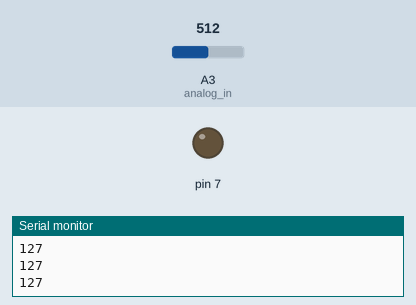
Recording of a sketch running on a simulated Arduino Uno, built for the host (arithmetic inside an expression is 32-bit, double 64-bit). Shown: output pins drawn as LEDs (lit = HIGH), the last lines printed to the serial monitor. Inputs (shaded band) come from the test bench; at power-on: A3 (analog_in) = 512.

Above: at 1.2 s.
1.3 s: A3 (analog_in) set to 530
At 1.6 s:
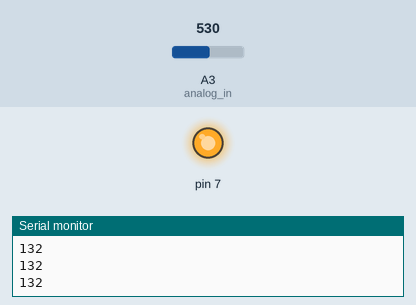
2.8 s: A3 (analog_in) set to 511
At 4.0 s:
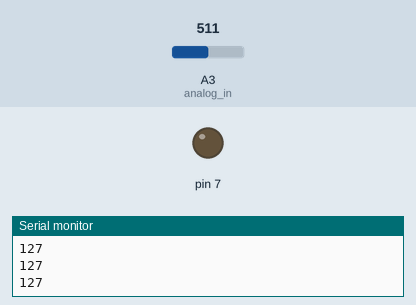
4.3 s: A3 (analog_in) set to 716
At 5.3 s:
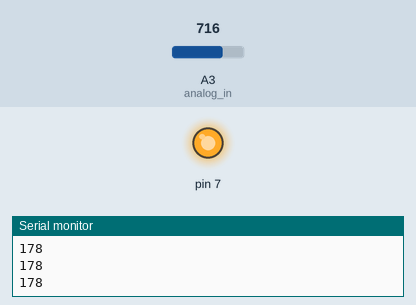
Timing chart, 0 to 7.3 s (numbered marks = the images above; inputs shaded):
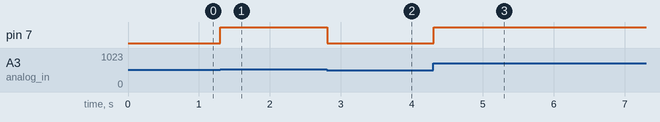

The sketch:

etape5_adc_2.ino
```cpp
/*
 *  Structure of a main file for embedded project @ LEnsE
 *
 *  This code shows an example of use of ADC.
 *****************************************************************
 *  Pinout :
 *      PC7 - Output - LED1 of the robot platform
 *      PA11 - Input - SW1 - active high input
 *      PA12 - Input - SW2 - active high input
 *****************************************************************
 *  Tested with Nucleo L476RG board / Arduino + STM32
 *****************************************************************
 *  Author : J. VILLEMEJANE / LEnsE - Creation 2024/12/15
 *  LEnsE / https://lense.institutoptique.fr/
 */

const int analog_in = PC3;
const int led1 = PC7;

// the setup routine runs once when you press reset:
void setup() {
  pinMode(led1, OUTPUT);
  // initialize serial communication at 9600 bits per second:
  Serial.begin(9600);
}

// the loop routine runs over and over again forever:
void loop() {
  // read the input on analog pin 0:
  int sensorValue = analogRead(analog_in);
  int y = map(sensorValue, 0, 1023, 0, 255);
  analogWrite(led1, y);
  // print out the value you read:
  Serial.println(y);
  delay(100);
}
```

Measured:
- the behaviour switches between 513 and 514 on A3 (analog_in) (found by bisection; images 0 and 1)
- after the input at 1.3 s, pin 7: LOW → HIGH at once
- after the input at 2.8 s, pin 7: HIGH → LOW at once
- after the input at 4.3 s, pin 7: LOW → HIGH at once
